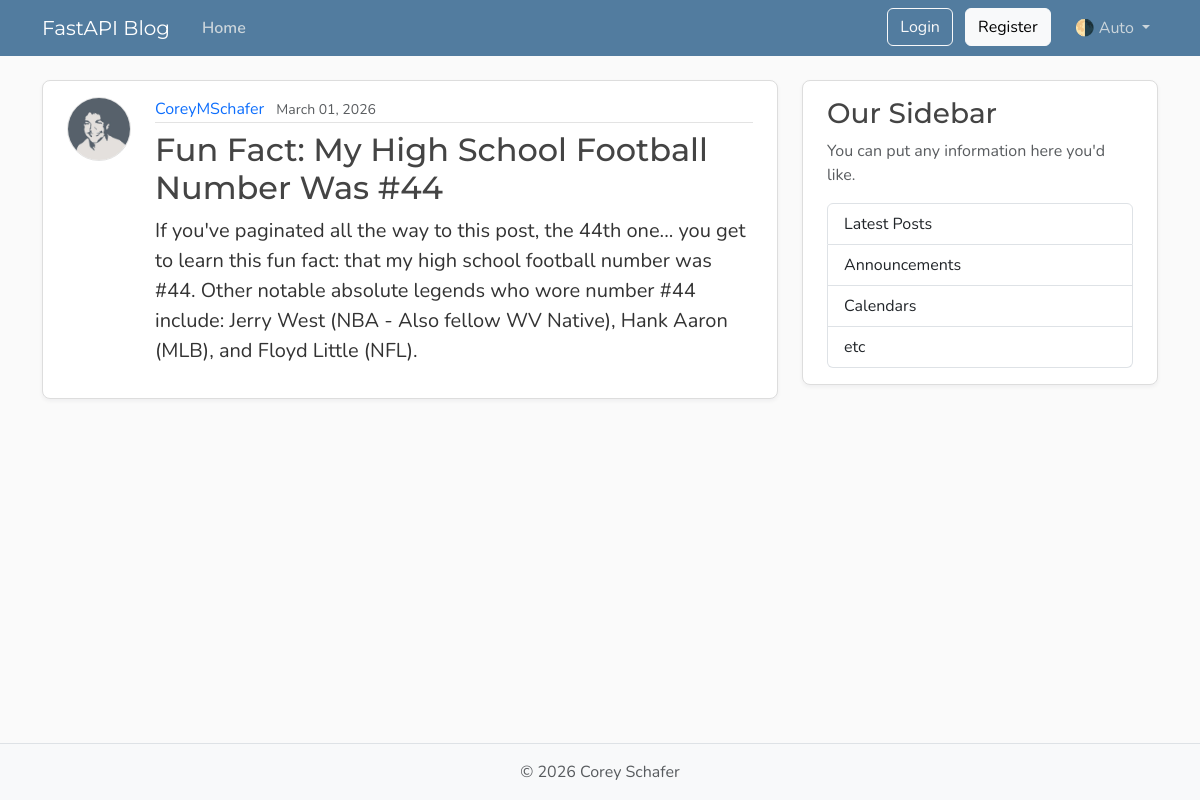
/posts/1, run on the app's committed database.
### models.py (models this page shows, shortened)
class UserBase(SQLModel):
    username: Annotated[str, SQLModelField(min_length=1, max_length=50, unique=True, nullable=False)]
    image_file: Annotated[str | None, SQLModelField(max_length=200, nullable=True, default=None)] = None

class User(UserBase, table=True):
    __tablename__ = "users" # type: ignore
    id: Annotated[int | None, SQLModelField(default=None, primary_key=True, index=True)] = None
    email: Annotated[EmailStr, SQLModelField(max_length=120, unique=True, nullable=False)]
    password_hash: Annotated[str, SQLModelField(max_length=200, nullable=False)]
    posts: Mapped[list["Post"]] = Relationship(
        sa_relationship=relationship("Post", back_populates="author", cascade="all, delete-orphan"))
    reset_tokens: Mapped[list[PasswordResetToken]] = Relationship(
        sa_relationship=relationship("PasswordResetToken",back_populates="user", cascade="all, delete-orphan")
    )

class PostBase(SQLModel):
    title: Annotated[str, SQLModelField(min_length=1, max_length=100, index=True)]
    content: Annotated[str, SQLModelField(min_length=1)]

class Post(PostBase, table=True):
    __tablename__ = "posts" # type: ignore
    id: Annotated[int | None, SQLModelField(default=None, primary_key=True)] = None
    date_posted: Annotated[datetime, SQLModelField(
        sa_column=Column(DateTime(timezone=True)),
        default_factory=lambda: datetime.now(tz=timezone.utc))]
    user_id: Annotated[int, SQLModelField(foreign_key="users.id", nullable=False, index=True)]
    author: Mapped[User] = Relationship(
        sa_relationship=relationship("User", back_populates="posts"))

### main.py (the view)
@app.get("/posts/{post_id}", include_in_schema=False)
async def post_page(request: Request, post_id: int, db: Annotated[AsyncSession, Depends(models.get_db)]):
    result = await db.execute(select(models.Post).options(selectinload(models.Post.author)).where(col(models.Post.id) == post_id))
    post = result.scalars().first()
    if post:
        title = post.title[:50]
        return templates.TemplateResponse(request,
            "post.html",
            {"post": post, "title": title}
        )
    raise HTTPException(status_code=status.HTTP_404_NOT_FOUND, detail="Post not found")

### templates/post.html (shortened to what this page needs)
{% extends "layout.html" %}
{% block content %}
  <article class="content-section py-3 px-4 mb-4">
    <div class="d-flex align-items-start gap-4">
      <img class="rounded-circle article-img flex-shrink-0"
           src="{{ post.author.image_path}}"
           alt="{{ post.author.username }}'s profile picture"
           width="64"
           height="64"
           loading="lazy">
      <div class="flex-grow-1">
        <div class="article-metadata mb-2">
          <a class="me-2" href="{{ url_for('user_posts', user_id=post.author.id) }}">{{ post.author.username }}</a>
          <small class="text-body-secondary">{{ post.date_posted.strftime("%B %d, %Y") }}</small>
        </div>
        <h2 class="article-title">{{ post.title }}</h2>
        <p class="article-content">{{ post.content }}</p>
      </div>
    </div>
  </article>
{% endblock content %}

### static/css/main.css (style rules this page uses)
:root { --font-heading: "Montserrat", system-ui, -apple-system, BlinkMacSystemFont, sans-serif; --font-body: "Nunito", system-ui, -apple-system, BlinkMacSystemFont, sans-serif; --color-bg-body: #fafafa; --color-bg-content: #ffffff; --color-text-primary: #333333; --color-text-heading: #444444; --color-steel: #527c9f; --color-nav-link: #cbd5db; --color-nav-link-hover: #ffffff; --color-link-hover: #428bca; --color-border: #dddddd; --color-border-light: #e3e3e3; --spacing-xl: 5rem; --article-img-size: 4rem; --account-img-size: 7.813rem; }
body { font-family: var(--font-body); background: var(--color-bg-body); color: var(--color-text-primary); }
h1, h2, h3, h4, h5, h6 { font-family: var(--font-heading); color: var(--color-text-heading); }
a { text-decoration: none; }
.content-section { background: var(--color-bg-content); border: 1px solid var(--color-border); border-radius: 0.5rem; box-shadow: 0 2px 4px rgba(15, 23, 42, 0.05); transition: box-shadow 0.15s ease, transform 0.15s ease, border-color 0.15s ease; }
.article-title { color: var(--color-text-heading); transition: color 0.2s ease-in-out; }
.article-content { white-space: pre-line; font-size: 1.25rem; }
.article-img { height: var(--article-img-size); width: var(--article-img-size); flex-shrink: 0; object-fit: cover; border: 1px solid var(--color-border-light); box-shadow: 0 0 0 2px var(--color-bg-content); }
.article-metadata { padding-bottom: 0.063rem; border-bottom: 1px solid var(--color-border-light); }
.article-metadata a { transition: color 0.2s ease-in-out; }

### data on the page
User: author.image_path (picture), author.username "CoreyMSchafer"
Post: date_posted "March 01, 2026", title "Fun Fact: My High School Football Number Was #44", content "If you've paginated all the way to this post, the 44th one... you get to learn this fun fact: that my high school football number was #44. Other notable absolute legends who wore number #44 include: Jerry West (NBA - Also fellow WV Native), Hank Aaron (MLB), and Floyd Little (NFL)."
